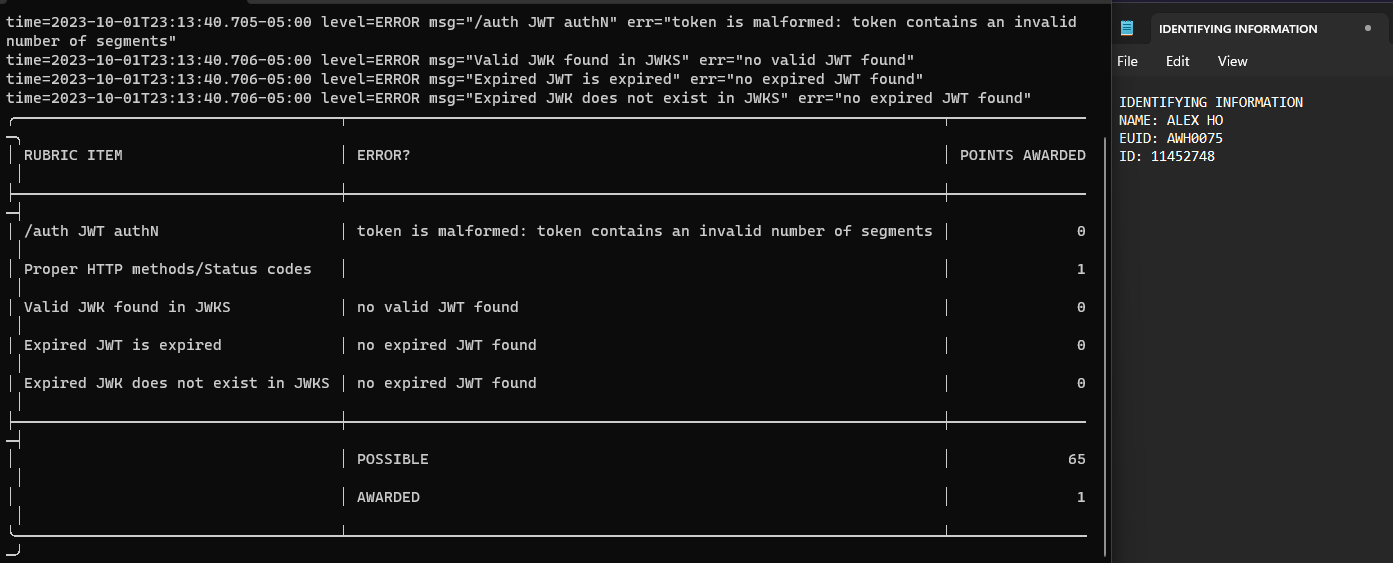
//> input picture src/JWKS-Server/GRADEBOT.png, 1393 x 563 px, given in place of HandIndoorColor.jpg, which was not available
$ ./example_14-03   (built with g++ and OpenCV 4)
//> lines starting //> are read from the running program, lines starting //| are printed output that depends on the picture; pictures that were not available may be replaced by others from this repository, and a replacement may not be noted
// Example 14-3. Drawing labeled connected components

#include <algorithm>
#include <iostream>
#include<opencv2/opencv.hpp>

using namespace std;

int main(int argc, char* argv[]) {
  cv::Mat img, img_edge, labels, centroids, img_color, stats;

  // [10 lines of commented-out code are left out]
  img = cv::imread( "E:/app/julia/Learning-OpenCV-3_examples/HandIndoorColor.jpg", cv::IMREAD_GRAYSCALE );
//> img: 563 rows x 1393 cols, CV_8UC1; min 12, max 255, mean 26.2

  cv::threshold(img, img_edge, 128, 255, cv::THRESH_BINARY);
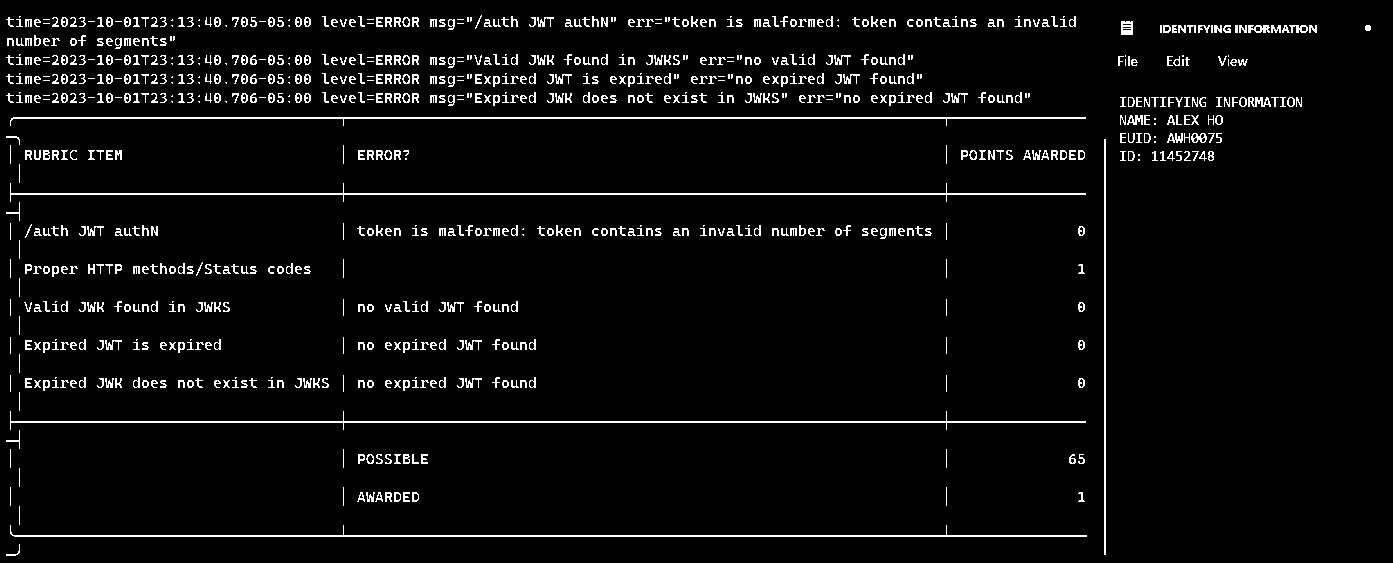
//> img_edge: 563 rows x 1393 cols, CV_8UC1; 4.5% white in thin lines or dots
  cv::imshow("Image after threshold", img_edge);

  int i, nccomps = cv::connectedComponentsWithStats (
  	img_edge,
  	labels,
  	stats,
  	centroids
  );
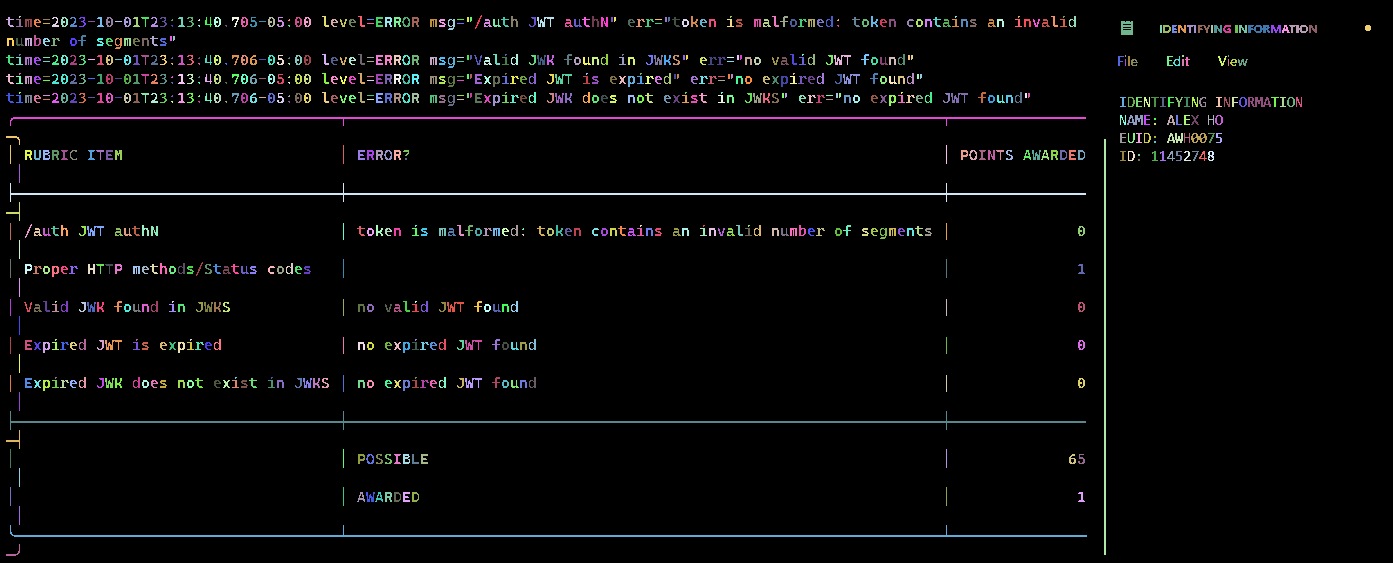
//> labels: 563 rows x 1393 cols, CV_32SC1; 875 distinct labels, from 0 to 874; one colour per label, 0 black
//> stats = 875 rows, first 6: [0, 0, 1393, 563, 748658], [475, 15, 7, 14, 22], [6, 17, 8, 10, 30], [19, 16, 2, 2, 3], [52, 17, 7, 10, 33], [61, 17, 7, 10, 44]; centroids = 875 pairs, first value 9.43 to 1367.5, second value 16.33 to 552.5; nccomps = 875
  cout << "Total Connected Components Detected: " << nccomps << endl;
//| Total Connected Components Detected: 875

  vector<cv::Vec3b> colors(nccomps+1);
  colors[0] = cv::Vec3b(0,0,0); // background pixels remain black.
  for( i = 1; i <= nccomps; i++ ) {
    colors[i] = cv::Vec3b(rand()%256, rand()%256, rand()%256);
    if( stats.at<int>(i-1, cv::CC_STAT_AREA) < 100 )
      colors[i] = cv::Vec3b(0,0,0); // small regions are painted with black too.
  }
  img_color = cv::Mat::zeros(img.size(), CV_8UC3);
  for( int y = 0; y < img_color.rows; y++ )
    for( int x = 0; x < img_color.cols; x++ )
    {
      int label = labels.at<int>(y, x);
      CV_Assert(0 <= label && label <= nccomps);
      img_color.at<cv::Vec3b>(y, x) = colors[label];
    }
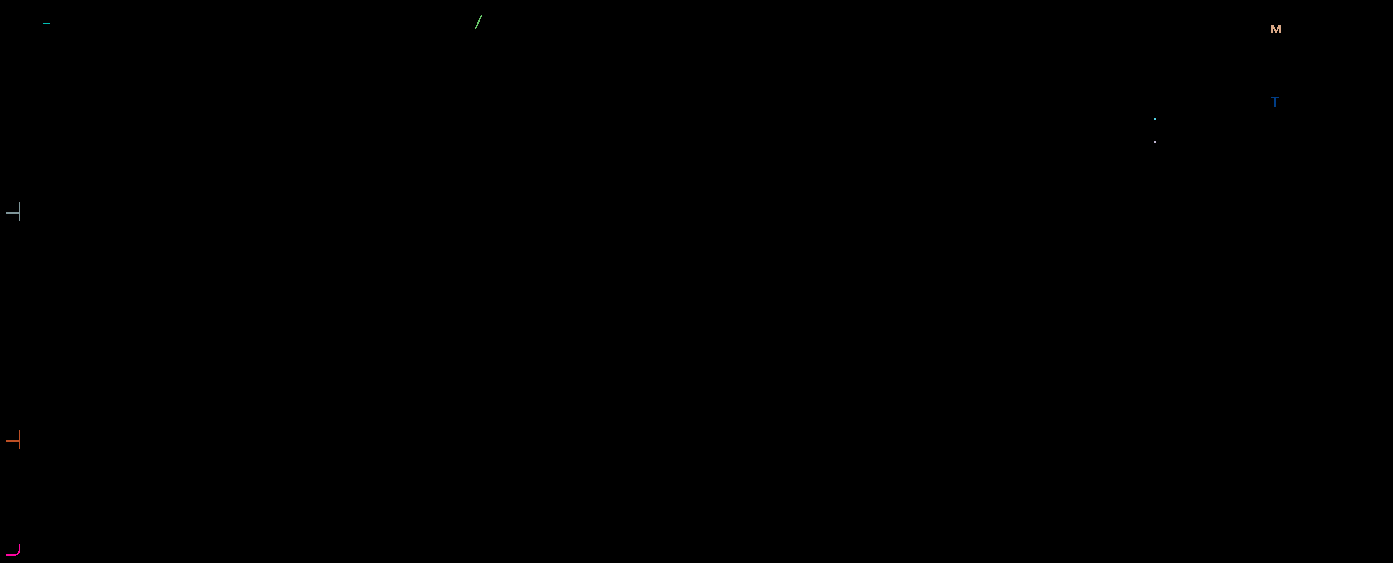
//> img_color: 563 rows x 1393 cols, CV_8UC3; mean B, G, R 0, 0, 0

  cv::imshow("Labeled map", img_color);
  cv::waitKey();
  return 0;
}
